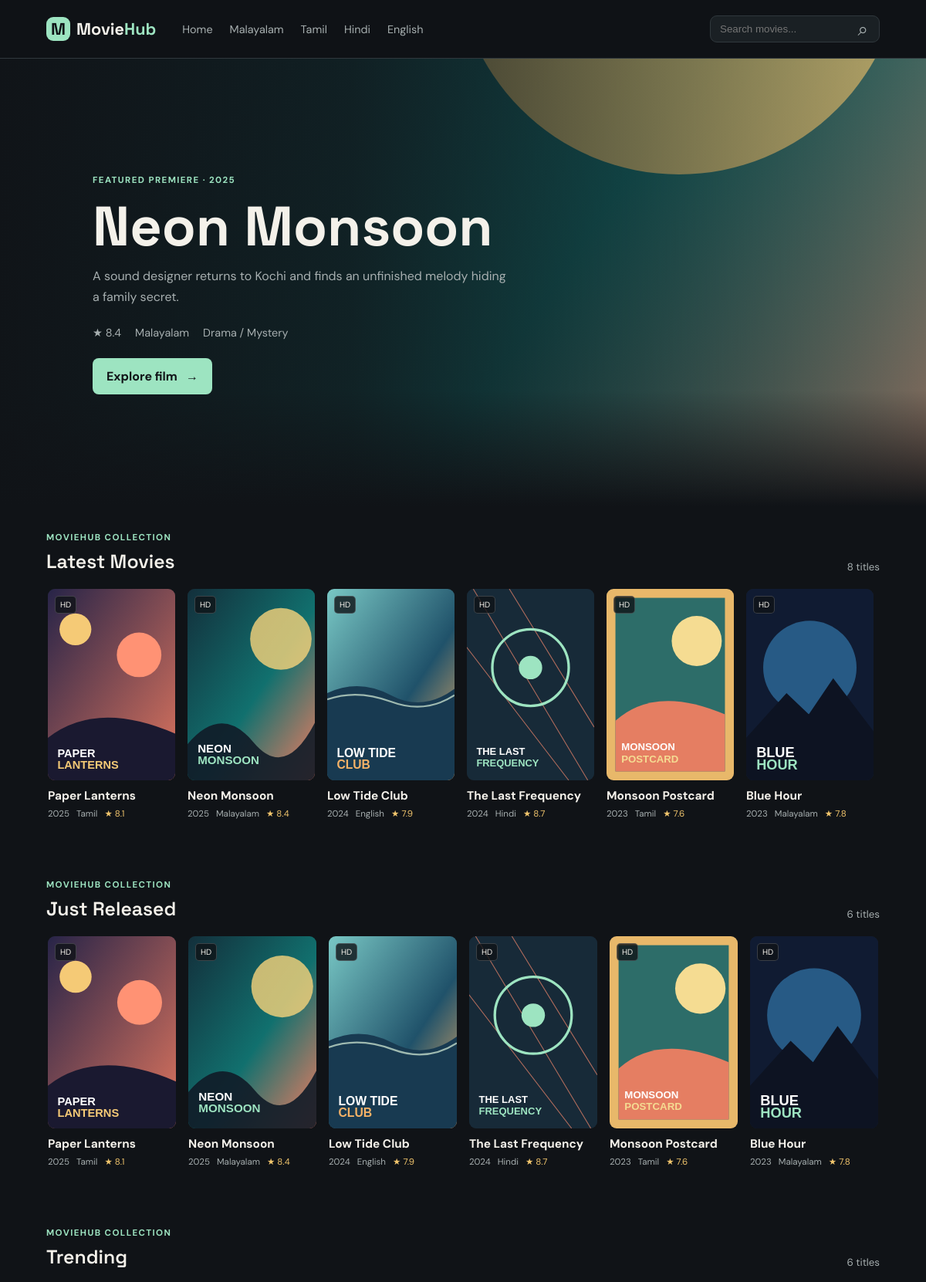
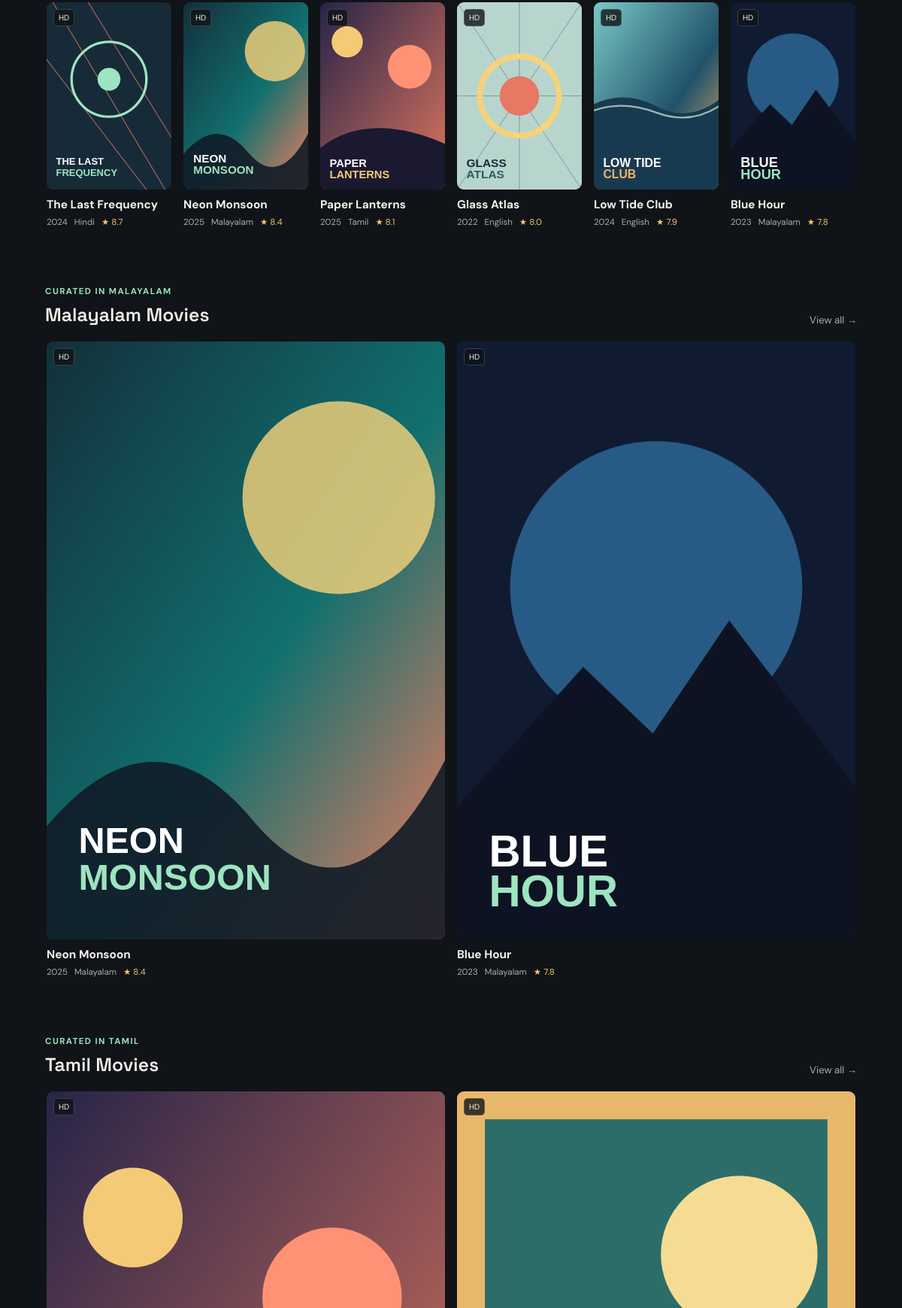
The page / (upper part) on the database its author committed (2 pictures, top to bottom).
### app.py (models this page shows, shortened)
class Movie(db.Model):
    id = db.Column(db.Integer, primary_key=True)
    title = db.Column(db.String(160), nullable=False)
    description = db.Column(db.Text, nullable=False, default="")
    language = db.Column(db.String(40), nullable=False)
    genre = db.Column(db.String(120), nullable=False, default="Drama")
    year = db.Column(db.Integer, nullable=False)
    release_date = db.Column(db.Date, nullable=True)
    rating = db.Column(db.Float, nullable=False, default=0)
    duration = db.Column(db.String(40), nullable=False, default="1h 45m")
    cast = db.Column(db.String(240), nullable=False, default="")
    poster = db.Column(db.String(240), nullable=False, default="poster-aurora.svg")
    trailer = db.Column(db.String(240), nullable=True)
    video_480 = db.Column(db.String(240), nullable=True)
    video_720 = db.Column(db.String(240), nullable=True)
    video_1080 = db.Column(db.String(240), nullable=True)
    video_480_url = db.Column(db.Text, nullable=True)
    video_720_url = db.Column(db.Text, nullable=True)
    video_1080_url = db.Column(db.Text, nullable=True)
    video_4k_url = db.Column(db.Text, nullable=True)
    trailer_url = db.Column(db.Text, nullable=True)
    original_title = db.Column(db.String(160), nullable=True)
    backdrop = db.Column(db.Text, nullable=True)
    director = db.Column(db.String(240), nullable=True)
    metadata_status = db.Column(db.String(40), nullable=True)
    featured = db.Column(db.Boolean, default=False)
    @property
    def poster_url(self):
        if self.poster and self.poster.startswith(("http://", "https://")):
            return self.poster
        return url_for("static", filename=f"images/{self.poster}")

### app.py (the view)
@app.route("/")
def index():
    all_movies = movies_for()
    return render_template(
        "index.html",
        featured=Movie.query.filter_by(featured=True).order_by(Movie.year.desc()).first(),
        latest=all_movies,
        released=all_movies[:6],
        trending=sorted(all_movies, key=lambda movie: movie.rating, reverse=True)[:6],
        language_movies={language: movies_for(language)[:6] for language in ["Malayalam", "Tamil", "Hindi", "English"]},
    )

### app.py (called while the page is built)
def movies_for(language=None):
    query = Movie.query
    if language:
        query = query.filter_by(language=language)
    return query.order_by(Movie.year.desc(), Movie.id.desc()).all()

@app.context_processor
def inject_globals():
    return {"languages": ["Malayalam", "Tamil", "Hindi", "English"]}

### templates/index.html
{% extends 'base.html' %}{% block title %}MovieHub | Your next story{% endblock %}{% block content %}
{% if featured %}<section class="hero" style="--hero-poster: url('{{ featured.poster_url }}')"><div class="hero-copy"><span class="eyebrow">Featured premiere · {{ featured.year }}</span><h1>{{ featured.title }}</h1><p>{{ featured.description }}</p><div class="hero-meta"><span>★ {{ '%.1f'|format(featured.rating) }}</span><span>{{ featured.language }}</span><span>{{ featured.genre }}</span></div><a class="button button-primary" href="{{ url_for('movie_detail', movie_id=featured.id) }}">Explore film <span>→</span></a></div></section>{% endif %}
<div class="page-shell">{% for heading, movies in [('Latest Movies', latest), ('Just Released', released), ('Trending', trending)] %}<section class="movie-section"><div class="section-heading"><div><span class="section-kicker">MovieHub collection</span><h2>{{ heading }}</h2></div><span class="section-count">{{ movies|length }} titles</span></div><div class="movie-row">{% for movie in movies %}{% include '_movie_card.html' %}{% endfor %}</div></section>{% endfor %}{% for language in languages %}{% set movies = language_movies[language] %}{% if movies %}<section class="movie-section"><div class="section-heading"><div><span class="section-kicker">Curated in {{ language }}</span><h2>{{ language }} Movies</h2></div><a class="text-link" href="{{ url_for('language_page', language=language|lower) }}">View all →</a></div><div class="movie-row">{% for movie in movies %}{% include '_movie_card.html' %}{% endfor %}</div></section>{% endif %}{% endfor %}</div>{% endblock %}

### templates/_movie_card.html
<a class="movie-card" href="{{ url_for('movie_detail', movie_id=movie.id) }}"><div class="poster-wrap"><img src="{{ movie.poster_url }}" alt="{{ movie.title }} poster"><span class="quality-pill">{{ '1080p' if movie.video_1080 else 'HD' }}</span><span class="play-icon">▶</span></div><div class="card-info"><h3>{{ movie.title }}</h3><div><span>{{ movie.year }}</span><span>{{ movie.language }}</span><span class="rating">★ {{ '%.1f'|format(movie.rating) }}</span></div></div></a>

### static/css/style.css (style rules this page uses)
:root { --ink:#101317;--night:#15191d;--panel:#1d2328;--line:#30383d;--text:#f4f1ea;--muted:#a7afb0;--mint:#9de4c1;--coral:#ff8069;--gold:#f2c66d }
* { box-sizing:border-box }
body { margin:0;background:var(--ink);color:var(--text);font-family:'DM Sans',sans-serif }
a { color:inherit;text-decoration:none }
.hero { min-height:580px;display:flex;align-items:center;padding:70px 10%;position:relative;overflow:hidden;background:linear-gradient(90deg,rgba(16,19,23,.98) 0%,rgba(16,19,23,.82) 38%,rgba(16,19,23,.15) 100%),var(--hero-poster) center/cover }
.hero:after { content:'';position:absolute;inset:auto 0 0;height:150px;background:linear-gradient(transparent,var(--ink)) }
.hero-copy { max-width:570px;position:relative;z-index:1 }
.eyebrow,.section-kicker { color:var(--mint);font-size:.72rem;text-transform:uppercase;letter-spacing:.12em;font-weight:700 }
.hero h1,.page-title h1,.detail-copy h1,.error-page h1,.form-page h1,.auth-page h1 { font:700 clamp(2.7rem,6vw,5.8rem)/.95 'Space Grotesk';margin:17px 0 }
.hero p,.page-title p,.auth-page p { color:var(--muted);line-height:1.7;max-width:540px }
.hero-meta,.detail-stats { display:flex;gap:18px;color:var(--muted);font-size:.9rem;margin:24px 0 }
.rating { color:var(--gold)!important }
.button { display:inline-flex;align-items:center;gap:11px;border:0;border-radius:8px;padding:13px 18px;font-weight:700;cursor:pointer }
.button-primary { background:var(--mint);color:var(--ink) }
.page-shell { max-width:1400px;margin:auto;padding:0 5vw }
.movie-section { padding:28px 0 }
.section-heading { display:flex;align-items:end;justify-content:space-between;margin-bottom:17px }
.section-heading h2 { font:600 1.55rem 'Space Grotesk';margin:7px 0 0 }
.section-count,.text-link { font-size:.83rem;color:var(--muted) }
.movie-row { display:grid;grid-auto-flow:column;grid-auto-columns:minmax(165px,1fr);gap:16px;overflow-x:auto;padding:3px 2px 16px;scrollbar-color:var(--line) transparent }
.movie-card { min-width:0;transition:transform .25s ease }
.poster-wrap { aspect-ratio:2/3;border-radius:9px;overflow:hidden;background:var(--panel);position:relative }
.poster-wrap img { width:100%;height:100%;object-fit:cover;display:block }
.quality-pill { position:absolute;top:9px;left:9px;background:rgba(16,19,23,.8);border:1px solid rgba(255,255,255,.18);font-size:.65rem;padding:4px 6px;border-radius:5px }
.card-info h3 { font-size:.96rem;margin:10px 0 6px;white-space:nowrap;overflow:hidden;text-overflow:ellipsis }
.card-info div { display:flex;gap:9px;color:var(--muted);font-size:.72rem }

### rows shown on the page
Movie: poster_url (picture), year "2025", title "Neon Monsoon", description "A sound designer returns to Kochi and finds an unfinished melody hiding a family secret.", rating "8.4", language "Malayalam", genre "Drama / Mystery", video_1080 "HD"
Movie: poster_url (picture), video_1080 "HD", title "Paper Lanterns", year "2025", language "Tamil", rating "8.1"
Movie: poster_url (picture), video_1080 "HD", title "Low Tide Club", year "2024", language "English", rating "7.9"
Movie: poster_url (picture), video_1080 "HD", title "The Last Frequency", year "2024", language "Hindi", rating "8.7"
Movie: poster_url (picture), video_1080 "HD", title "Monsoon Postcard", year "2023", language "Tamil", rating "7.6"
Movie: poster_url (picture), video_1080 "HD", title "Blue Hour", year "2023", language "Malayalam", rating "7.8"
Movie: poster_url (picture), video_1080 "HD", title "Glass Atlas", year "2022", language "English", rating "8.0"

### other values the page prints
{{ item }} "Malayalam" "Tamil" "Hindi" "English"
{{ heading }} "Latest Movies" "Just Released" "Trending"
{{ movies|length }} "8" "6" "6"
{{ language }} "MALAYALAM" "TAMIL"
{{ language }} "Malayalam" "Tamil"
